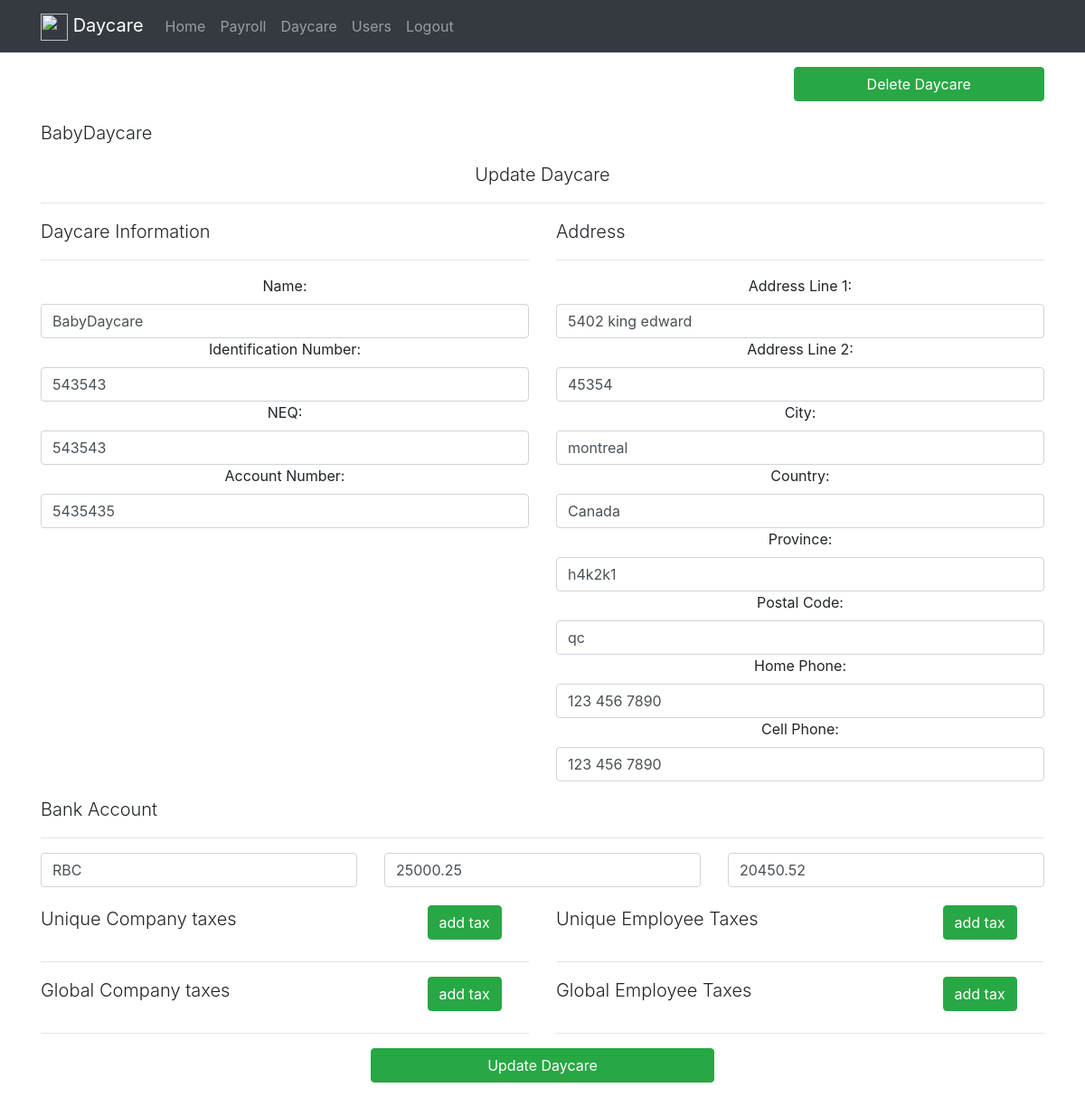
Screenshot of /daycare/1/ (signed in) with the database file from the repository.
### daycares/models.py (models this page shows, shortened)
class Daycare(models.Model):
	name  			= models.CharField(max_length=120, null=False, blank=False, unique=True)
	identification_number = models.CharField(max_length=30, blank=True)
	NEQ				= models.CharField(max_length=30, blank=True)
	account_number  = models.CharField(max_length=30, blank=True)
	daycare_address = models.ForeignKey(Address, null=True, blank=True)
	CSST			= models.DecimalField(default=0.68, max_digits=10, decimal_places=6)
	unique_company_taxes	= JSONField(default={'CSST':0.68}, blank=True, null=True)
	unique_employee_taxes	= JSONField(default={}, blank=True, null=True)

### addresses/models.py (models this page shows, shortened)
class Address(models.Model):
	address_line_1  = models.CharField(max_length=120)
	address_line_2  = models.CharField(max_length=120, default="")
	city			= models.CharField(max_length=120)
	country			= models.CharField(max_length=120, default='Canada')
	province		= models.CharField(max_length=120)
	postal_code		= models.CharField(max_length=120)
	home_phone		= models.CharField(max_length=120, default="123 456 7890")
	cell_phone		= models.CharField(max_length=120, default="123 456 7890")

### daycares/views.py (the view)
# urls.py: url(r'^(?P<id>\d+)/$', detail_daycare, name='detail'),
def detail_daycare(request, id):
	context=None
	if request.user.is_authenticated() and request.user.admin:
		daycare_object = Daycare.objects.get(id=id)
		address=Address.objects.get(id=daycare_object.daycare_address.id)
		bank_checking=Bank.objects.all().filter(daycare=id, account_type='Checking')
		bank_credit=Bank.objects.all().filter(daycare=id, account_type='Credit')
		split_bank_name = bank_checking[0].title.split('-')
		daycareform = DaycareFormCreation(request.POST or None, initial={
			'name': daycare_object.name,
			'identification_number': daycare_object.identification_number,
			'NEQ':daycare_object.NEQ,
			'account_number': daycare_object.account_number,
			})
		addressForm = AddressForm(request.POST or None, initial={
			'address_line_1': address.address_line_1,
			'address_line_2': address.address_line_2,
			'city': address.city,
			'country': address.country,
			'province': address.province,
			'postal_code': address.postal_code,
			'home_phone': address.home_phone,
			'cell_phone': address.cell_phone,
			 })
		bankForm = BankForm(request.POST or None, initial={
			'bank_title': split_bank_name[0],
			'checking_amount': bank_checking[0].amount,
			'credit_amount': bank_credit[0].amount
			 })
		context={
			'daycare': daycareform,
			'address': addressForm,
			'daycare_object': daycare_object,
			'bank': bankForm
		}
		if request.is_ajax() and request.method == 'GET':
			global_tax=Tax.objects.get(id=1)
			daycare_tax=Daycare.objects.get(id=id)
			data=[global_tax.global_company_taxes,global_tax.global_employee_taxes,daycare_tax.unique_company_taxes,daycare_tax.unique_employee_taxes]
			return JsonResponse(data, safe=False, content_type='application/json')
	return render(request, "daycares/detail.html", context)

### daycares/forms.py
class DaycareFormCreation(forms.Form):
	name = forms.CharField(label='Name', widget=forms.TextInput(
		attrs={
		"class":"form-control",
		"placeholder":"name"}))
	identification_number = forms.CharField(label='Identification Number', widget=forms.TextInput(
		attrs={
		"class":"form-control",
		"placeholder":"identification number"}))
	NEQ = forms.CharField(label='NEQ', widget=forms.TextInput(attrs={
		"class":"form-control",
		"placeholder":"NEQ number"}))
	account_number = forms.CharField(label='Account Number', widget=forms.TextInput(attrs={
		"class":"form-control",
		"placeholder":"account number"}))
	def __init__(self, *args, **kwargs):
		super(DaycareFormCreation, self).__init__(*args, **kwargs)
		self.fields['identification_number'].required = False
		self.fields['NEQ'].required = False
		self.fields['account_number'].required = False

### accounts/models.py (called while the page is built)
	@property
	def is_active(self):
		return self.active

### daycares/templates/daycares/detail.html (shortened to what this page needs)
{% extends "base.html" %}
{% block content %}
<div class='row'>
	<div class="col-lg-12" >
	<div class="form-group">
		<form  method='POST' action='/daycare/delete-daycare/{{daycare_object.id}}/'  > {% csrf_token %}
			<button type='submit' class='col-3 btn btn-success mx-auto text-center float-right' style="margin-bottom: 20px;">Delete Daycare</button>
		</form>
	</div>
</div>
</div>
<div class='row'>
	<div class="col-lg-12" >
		<p class='lead'> {{daycare_object.name}} </p>
			<p class='lead text-center'>Update Daycare</p>
			<hr/>
		<form  method='POST' action='/daycare/update/{{daycare_object.id}}/' > {% csrf_token %}
			<div class='row'>
				<div class="col-6">
					<p class='lead'>Daycare Information</p>
					<hr/>
					<div class="text-center form-group">
						{{ daycare }}
					</div>
				</div>
				<div class="col-6" >
					<p class='lead'>Address</p>
					<hr/>
					<div class="form-group text-center">
						{{ address }}
					</div>
				</div>
			</div>
			<div class='row'>
				<div class='col-lg-12'>
					<p class='lead'>Bank Account</p>
					<hr/>
					<div class='row'>
						<div class='col-lg-4'>
							{{bank.bank_title}}
						</div>
						<div class='col-lg-4'>
							{{bank.checking_amount}}
						</div>
						<div class='col-lg-4'>
							{{bank.credit_amount}}
						</div>
					</div>
				</div>
			</div>
			<div class='row'>
			<div class="col-lg-6" >
					<div class='row'>
						<div class="col-lg-9">
							<p class='lead'>Unique Company taxes</p>
						</div>
						<div class="col-lg-3">
							<button type='button' class='add-unique-company-tax btn btn-success'>add tax</button>
						</div>
					</div>
					<hr/>
				</div>
				<div class="col-lg-6" >
					<div class='row'>
						<div class="col-lg-9">
							<p class='lead'>Unique Employee Taxes</p>
						</div>
						<div class="col-lg-3">
							<button type='button' class='add-unique-employee-tax btn btn-success'>add tax</button>
						</div>
					</div>
					<hr/>
				</div>
			</div>
			<div class='row'>
			<div class="col-lg-6" >
					<div class='row'>
						<div class="col-lg-9">
							<p class='lead'>Global Company taxes</p>
						</div>
						<div class="col-lg-3">
							<button type='button' class='add-global-company-tax btn btn-success'>add tax</button>
						</div>
					</div>
					<hr/>
				</div>
				<div class="col-lg-6" >
					<div class='row'>
						<div class="col-lg-9">
							<p class='lead'>Global Employee Taxes</p>
						</div>
						<div class="col-lg-3">
							<button type='button' class='add-global-employee-tax btn btn-success'>add tax</button>
						</div>
					</div>
					<hr/>
				</div>
			</div>
			<div class='form-group'>
				<div class='row'>
					<button type='submit' class='col-4 create_daycare btn btn-success mx-auto text-center'>Update Daycare</button>
				</div>
			</div>
		</form>
	</div>
</div>
{% endblock %}

### templates/base.html (shortened to what this page needs)
{% load static %}
<!doctype html>
<html lang="en">
<head>
	{% include 'base/css.html' %}
</head>
<body>
	{% include 'base/navbar.html' with brand_name='Daycare' %}
	<div class='container'>
		{% block content %} {% endblock %}
	</div>
</body>
</html>

### templates/base/css.html (shortened to what this page needs)
 {% load static %}
<link rel="stylesheet" href="https://maxcdn.bootstrapcdn.com/bootstrap/4.0.0/css/bootstrap.min.css"/>
<link rel="stylesheet" href="https://maxcdn.bootstrapcdn.com/font-awesome/4.7.0/css/font-awesome.min.css" />
<link rel="stylesheet" href="//code.jquery.com/ui/1.12.1/themes/base/jquery-ui.css">
<link rel="stylesheet" href='{% static "css/daycare.css" %}'>
<link rel="stylesheet" href="https://cdnjs.cloudflare.com/ajax/libs/jquery-confirm/3.3.0/jquery-confirm.min.css">

### templates/base/navbar.html (shortened to what this page needs)
{% url 'login' as login_url %}
{% url 'logout' as logout_url %}
{% url 'home' as home_url %}
{% url 'register' as register_url %}
{% url 'payrolls:payroll' as payroll_url %}
{% url 'daycares:daycare' as daycare_url %}
<nav class="navbar navbar-expand-lg navbar-dark bg-dark mb-3">
  <div class='container'>
  <a class="navbar-brand" href="{{ home_url }}">
    <img src="https://getbootstrap.com/assets/brand/bootstrap-solid.svg" width="30" height="30" alt="">
  {% if brand_name %} {{brand_name}} {% else %}DayCare {% endif %}</a>
  <div class="collapse navbar-collapse" id="navbarSupportedContent">
    <ul class="navbar-nav mr-auto">
      <li class="nav-item {% if request.path == home_url %}active{% endif %}">
        <a class="nav-link" href="{{ home_url }}">Home <span class="sr-only">(current)</span></a>
      </li>
      {% if request.user.admin %}
      <li class="nav-item {% if request.path == payroll_url %}active{% endif %}">
        <a class="nav-link" href="{{ payroll_url }}">Payroll</a>
      </li>
      <li class="nav-item {% if request.path == daycare_url %}active{% endif %}">
        <a class="nav-link" href="{{ daycare_url }}">Daycare</a>
      </li>
      {% endif %}
      <li class="nav-item {% if request.path == register_url %}active{% endif %}">
        <a class="nav-link" href="{{ register_url }}">Users</a>
      </li>
      {% if request.user.is_authenticated %}
      <li class="nav-item {% if request.path == logout_url %}active{% endif %}">
        <a class="nav-link" href="{{ logout_url }}">Logout</a>
      </li>
       {% else %}
      <li class="nav-item {% if request.path == login_url %}active{% endif %}">
        <a class="nav-link" href="{{ login_url }}">Login</a>
      </li>
       {% endif %}
    </ul>
  </div>
</div>
</nav>

### templates/base/js.html (shortened to what this page needs)
{% load static %}

### rows the page displays
Daycare: name "BabyDaycare", identification_number "543543", NEQ "543543", account_number "5435435"
Address: address_line_1 "5402 king edward", address_line_2 "45354", city "montreal", country "Canada", province "h4k2k1", postal_code "qc", home_phone "123 456 7890", cell_phone "123 456 7890"

### other values shown
{{ brand_name }} "Daycare"
